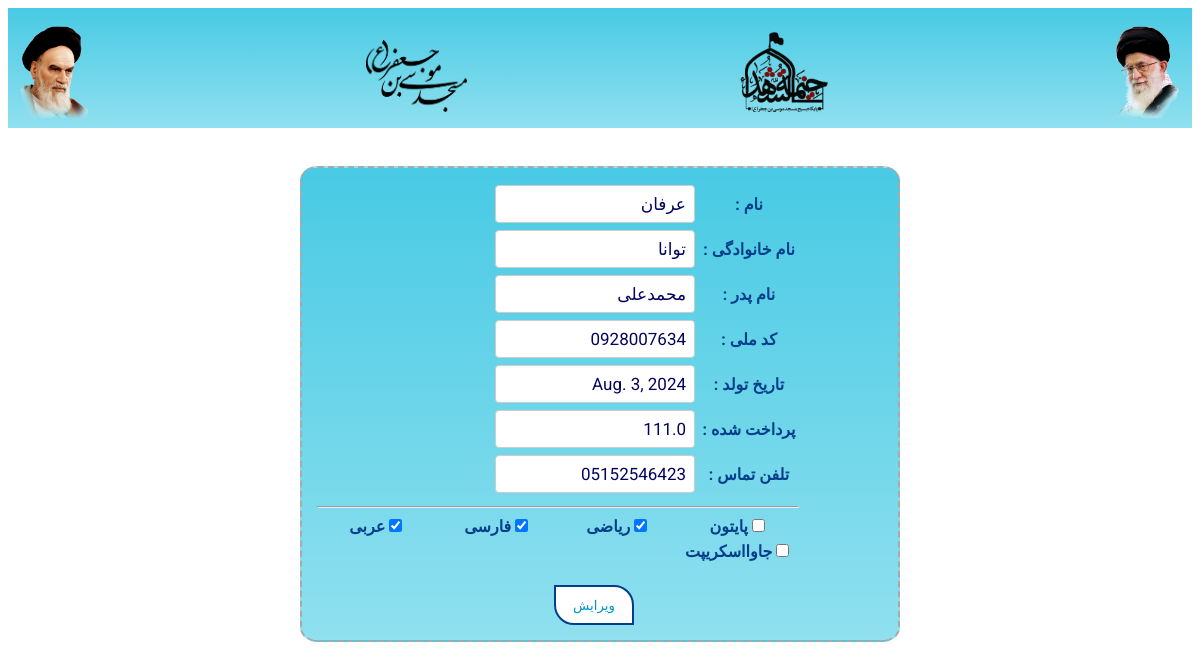
The page /update/14/ on the database its author committed.
### Register/models.py (models this page shows, shortened)
class Student(models.Model):
    user = models.ForeignKey(User, on_delete=models.CASCADE, related_name='students', blank=True, null=True)
    first_name = models.CharField(max_length=50, verbose_name="نام")
    last_name = models.CharField(max_length=50, verbose_name="نام خانوادگی")
    father_name = models.CharField(max_length=50, verbose_name="نام پدر")
    national_code = models.CharField(max_length=10, unique=True, verbose_name="کد ملی")
    birth_date = models.DateField(verbose_name="تاریخ تولد")
    payment_amount = models.FloatField(blank=True, null=True, default=0, verbose_name="مبلغ پرداخت شده")
    contact_number = models.CharField(max_length=15, verbose_name="تلفن تماس")
    classes = models.ManyToManyField('Class', related_name='students', verbose_name="کلاس‌ها")

class Class(models.Model):
    class_name = models.CharField(max_length=100, verbose_name="نام کلاس")
    class_cost = models.FloatField(blank=True, null=True, default=0, verbose_name="هزینه کلاس")

### Register/views.py (the view, shortened to what this page needs)
# urls.py: path('update/<int:student_id>/', update_view, name='update_name'),
def update_view(request, student_id):
    student = get_object_or_404(Student, id=student_id)
    classes = Class.objects.all()
    student_classes = student.classes.values_list('id', flat=True)
    return render(request, 'Register/update.html',
                  {'student': student, 'classes': classes, 'student_classes': student_classes})

### Register/templates/Register/update.html (shortened to what this page needs)
{% load static %}
<!DOCTYPE html>
<html lang="fa" dir="rtl">
<head>
    <link rel="stylesheet" href="https://cdn.jsdelivr.net/npm/persian-datepicker/dist/css/persian-datepicker.min.css"/>
    <link rel="stylesheet" href="{% static 'css/main.css' %}">
</head>
<body>
<header>
    <div class="div-blue">
        <img class="khomeini" src="{% static 'img/emam2.png' %}">
        <img class="agha" src="{% static 'img/agha1.png' %}">
        <img class="logo_h" src="{% static 'img/logo_h.png' %}" onclick="redirectToPage('{% url 'register_class_name' %}')">
        <img class="masjed_logo" src="{% static 'img/masjed_logo.png' %}" onclick="redirectToPage('{% url 'register_class_name' %}')">
    </div>
</header>
<br><br>
<div class="form_register">
    <div class="form_kadr">
        <form id="registration-form" method="post" action="{% url 'update_name' student.id %}">
            <label for="first_name">نام : </label>
            <input autocomplete="off" id="first_name" type="text" value="{{ student.first_name }}" name="first_name"><br>
            <label for="last_name">نام خانوادگی : </label>
            <input autocomplete="off" id="last_name" type="text" value="{{ student.last_name }}" name="last_name"><br>
            <label for="father_name">نام پدر : </label>
            <input autocomplete="off" id="father_name" type="text" value="{{ student.father_name }}" name="father_name"><br>
            <label for="national_code">کد ملی : </label>
            <input autocomplete="off" id="national_code" type="text" value="{{ student.national_code }}" name="national_code"><br>
            <label for="birth_date">تاریخ تولد : </label>
            <input autocomplete="off" type="text" class="form-control" value="{{ student.birth_date }}" name="birth_date" id="birth_date"><br>
            <label for="payment_amount">پرداخت شده : </label>
            <input autocomplete="off" id="payment_amount" type="text" value="{{ student.payment_amount }}" name="payment_amount"><br>
            <label for="contact_number">تلفن تماس : </label>
            <input autocomplete="off" id="contact_number" type="text" value="{{ student.contact_number }}" name="contact_number"><br>
            <hr>
            <div id="class_list" class="checkbox-list">
                {% for class in classes %}
                    <label><input type="checkbox" name="classes" value="{{ class.id }}" {% if class.id in student_classes %}checked{% endif %}>{{ class.class_name }}</label><br>
                {% endfor %}
            </div>
            <br>
            <button style="margin-right: 165px" class="btn-test" type="submit">ویرایش</button>
        </form>
    </div>
</div>
</body>
</html>

### static/css/main.css (style rules this page uses)
html { width: auto; height: auto; }
* { color: #023e8a; font-family: 'Roboto', sans-serif; }
.div-blue { height: 15vh; background-image: linear-gradient(to bottom, #48cae4, #90e0ef); margin: 0; padding: 0; box-sizing: border-box; display: flex; justify-content: space-between; align-items: center; }
.khomeini { max-width: 100%; height: auto; max-height: 77%; padding-top: 1vh; order: 3; }
.agha { max-width: 100%; height: auto; max-height: 77%; padding-top: 1vh; order: 1; }
.masjed_logo { max-width: 100%; height: auto; max-height: 60%; padding-top: 2vh; order: 2; }
.logo_h { max-width: 100%; height: auto; max-height: 85%; padding-top: 2vh; order: 2; }
.form_register { width: 600px; height: auto; margin: auto; border: 2px dashed darkgrey; border-radius: 3%; background-image: linear-gradient(to bottom, #48cae4, #90e0ef); display: flex; flex-direction: column; padding: 5px; box-sizing: border-box; }
.form_kadr { padding: 10px; display: flex; flex-direction: column; margin-right: 84px; box-sizing: border-box; }
label { margin-left: auto; font-weight: bold; margin-bottom: 5px; text-align: center; color: #023e8a; }
input[type="text"] { width: 100%; padding: 8px; border: 1px solid #ccc; border-radius: 4px; box-sizing: border-box; font-size: 17px; margin-top: 2px; color: #03045e; }
button[type="submit"] { border: 2px solid #023e8a; background-color: white; color: #0096c7; width: 80px; height: 40px; text-decoration: none; padding: 4px 8px; box-sizing: border-box; border-top-right-radius: 20px; border-bottom-left-radius: 20px; }
.checkbox-list { display: flex; flex-wrap: wrap; }
.checkbox-list label { flex-basis: 25%; }
.btn-test { transition: all 1s; }
a, button { transition: all 1s; }

### Register/templates/Register/update.html (style rules this page uses)
.form_register label { display: inline-block; width: 100px; margin-bottom: 5px; }
.form_register input[type="text"] { width: 200px; margin-bottom: 5px; }

### rows shown on the page
Student: first_name "عرفان", last_name "توانا", father_name "محمدعلی", national_code "0928007634", birth_date "Aug. 3, 2024", payment_amount "111.0", contact_number "05152546423"
Class: class_name "پایتون"
Class: classes "☑", class_name "ریاضی"
Class: classes "☑", class_name "فارسی"
Class: classes "☑", class_name "عربی"
Class: class_name "جاوااسکریپت"
